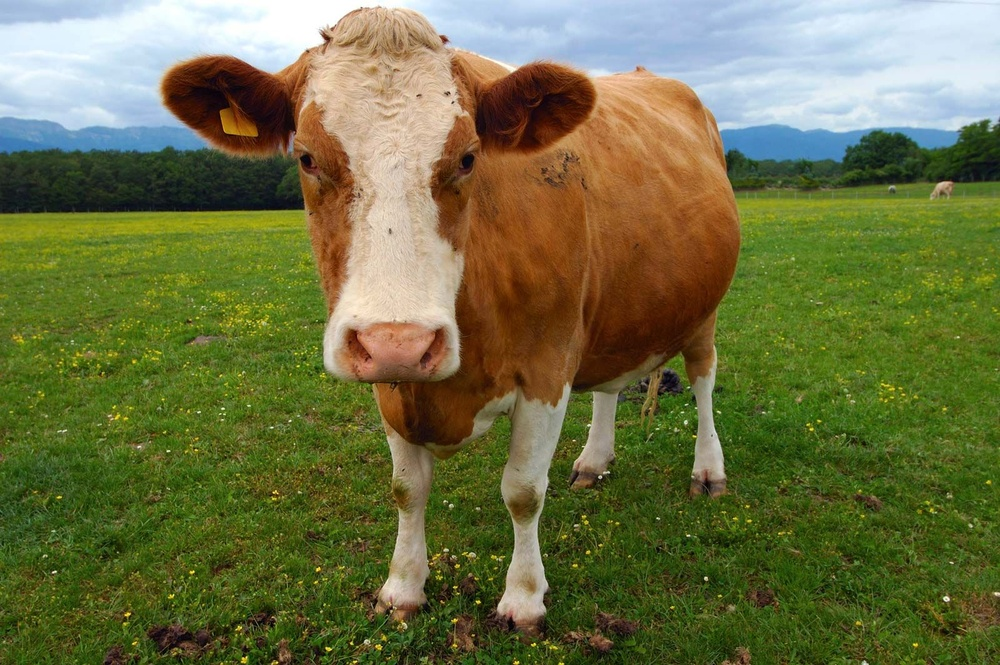
#> input picture lab_4/cow_images/000001.jpg, 1000 x 665 px, shrunk from 1600 x 1064 before the run
$ python lab4.py cow_images
#> lines starting #> are read from the running program, lines starting #| are printed output that depends on the picture
### lab_4/utils.py
from __future__ import annotations
from pathlib import Path
from typing import Tuple
from PIL import Image

def get_image_dimensions(image_path: str | Path) -> Tuple[int, int]:
    """Открывает изображение и возвращает его размеры.

    Args:
        image_path (str | Path): Путь к файлу изображения.

    Returns:
        Tuple[int, int]: (ширина, высота) в пикселях.
                         Возвращает (0, 0) при любой ошибке открытия.
    """
    try:
        with Image.open(image_path) as img:
#> img is the input picture: PIL image 1000x665 RGB; mean R, G, B 108.8, 112.4, 67.5
            return img.size
    except Exception as exc:
        print(f"[Ошибка] Не удалось открыть {image_path}: {exc}")
        return 0, 0

### lab_4/analyzer.py
from __future__ import annotations
import pandas as pd
from pathlib import Path
from typing import Optional
from utils import get_image_dimensions

def create_dataframe_from_folder(folder_path: str | Path) -> pd.DataFrame:
    """Создаёт DataFrame со всеми изображениями из указанной папки.

    Args:
        folder_path (str | Path): Путь к папке с изображениями.

    Returns:
        pd.DataFrame: Таблица с колонками:
            - filename
            - absolute_path
            - relative_path
            - width_px
            - height_px
            - aspect_ratio (width / height, округлено до 4 знаков)

    Raises:
        NotADirectoryError: Если указанный путь не является папкой.
    """
    folder = Path(folder_path).resolve()
    if not folder.is_dir():
        raise NotADirectoryError(f"Папка не найдена: {folder}")

    extensions = {
        '.jpg', '.jpeg', '.png', '.bmp', '.tiff',
        '.webp', '.gif', '.heic', '.avif'
    }

    records = []
    for file_path in folder.iterdir():
        if file_path.suffix.lower() in extensions and file_path.is_file():
            width, height = get_image_dimensions(file_path)
#> width = 1000; height = 665
            if width == 0 or height == 0:
                continue

            aspect_ratio = round(width / height, 4)
#> aspect_ratio = 1.5

            records.append({
                'filename': file_path.name,
                'absolute_path': str(file_path.absolute()),
                'relative_path': str(file_path.relative_to(Path.cwd())),
                'width_px': width,
                'height_px': height,
                'aspect_ratio': aspect_ratio
            })

    return pd.DataFrame(records)


# [10 lines left out: function create_dataframe_from_csv, not called in this run]


def sort_by_aspect_ratio(df: pd.DataFrame, ascending: bool = False) -> pd.DataFrame:
    """Сортирует DataFrame по отношению сторон.

    Args:
        df (pd.DataFrame): Исходный DataFrame.
        ascending (bool): True — по возрастанию, False — по убыванию.

    Returns:
        pd.DataFrame: Отсортированный DataFrame с новым индексом.
    """
    return df.sort_values(by='aspect_ratio', ascending=ascending).reset_index(drop=True)


def filter_by_aspect_ratio(
    df: pd.DataFrame,
    min_ratio: Optional[float] = None,
    max_ratio: Optional[float] = None
) -> pd.DataFrame:
    """Фильтрует изображения по диапазону отношения сторон.

    Args:
        df (pd.DataFrame): Исходный DataFrame.
        min_ratio (float | None): Минимальное значение aspect_ratio (включительно).
        max_ratio (float | None): Максимальное значение aspect_ratio (включительно).

    Returns:
        pd.DataFrame: Отфильтрованный DataFrame.
    """
    result = df.copy()
    if min_ratio is not None:
        result = result[result['aspect_ratio'] >= min_ratio]
    if max_ratio is not None:
        result = result[result['aspect_ratio'] <= max_ratio]
    return result.reset_index(drop=True)

### lab_4/plotter.py
from __future__ import annotations
import matplotlib.pyplot as plt
import pandas as pd

def plot_aspect_ratios(
    df_sorted: pd.DataFrame,
    save_path: str = "aspect_ratio_plot.png"
) -> None:
    """Строит и сохраняет график отношения сторон.

    Args:
        df_sorted (pd.DataFrame): Отсортированный по aspect_ratio DataFrame.
        save_path (str): Путь для сохранения графика.
    """
    ratios = df_sorted['aspect_ratio']
    x_labels = list(range(1, len(ratios) + 1))

    plt.figure(figsize=(14, 7))
    plt.plot(x_labels, ratios, 'o-', color='#2E86AB', markersize=6, linewidth=2,
             label='Отношение сторон (ширина / высота)')
    plt.fill_between(x_labels, ratios, alpha=0.1, color='#2E86AB')

    plt.title('Отношение сторон изображений\n(отсортировано по убыванию)',
              fontsize=16, pad=20)
    plt.xlabel('Номер изображения в отсортированном списке', fontsize=12)
    plt.ylabel('Отношение сторон (ширина / высота)', fontsize=12)
    plt.grid(True, linestyle='--', alpha=0.4)
    plt.legend()
    plt.tight_layout()
    plt.savefig(save_path, dpi=300, bbox_inches='tight')
    plt.show()

### lab_4/lab4.py
from __future__ import annotations
import argparse
import sys
from pathlib import Path
import pandas as pd

from analyzer import (
    create_dataframe_from_folder,
    create_dataframe_from_csv,
    sort_by_aspect_ratio,
    filter_by_aspect_ratio
)
from plotter import plot_aspect_ratios

def main() -> None:
    parser = argparse.ArgumentParser(
        description="Анализ отношения сторон изображений в папке"
    )
    parser.add_argument("folder", nargs="?", type=str, help="Путь к папке с изображениями")
    parser.add_argument("--csv", type=str, help="Загрузить готовый анализ из CSV")
    parser.add_argument(
        "--sort", choices=['asc', 'desc'], default='desc',
        help="Сортировка по aspect_ratio: asc — по возрастанию, desc — по убыванию"
    )
    parser.add_argument("--min", type=float, help="Минимальное отношение сторон")
    parser.add_argument("--max", type=float, help="Максимальное отношение сторон")

    args = parser.parse_args()

    try:
        if args.csv:
            if not Path(args.csv).exists():
                raise FileNotFoundError(f"CSV-файл не найден: {args.csv}")
            df = create_dataframe_from_csv(args.csv)
            print(f"Загружено из CSV: {len(df)} записей")
        elif args.folder:
            df = create_dataframe_from_folder(args.folder)
#> df = table of 2 rows and 6 columns
        else:
            parser.error("Укажите либо папку с изображениями, либо --csv файл")

        if df.empty:
            print("Предупреждение: DataFrame пустой — изображения не найдены.")
            sys.exit(1)

        print(f"Всего найдено изображений: {len(df)}")
#| Всего найдено изображений: 2
        print(df[['filename', 'width_px', 'height_px', 'aspect_ratio']].head(10))
#|      filename  width_px  height_px  aspect_ratio
#| 0  000001.jpg      1000        665        1.5038
#| 1  000002.jpg      1000        668        1.4970

        df_sorted = sort_by_aspect_ratio(df, ascending=(args.sort == 'asc'))
#> df_sorted = table of 2 rows and 6 columns
        df_final = filter_by_aspect_ratio(df_sorted, args.min, args.max)
#> df_final = table of 2 rows and 6 columns

        df_final.to_csv("images_analysis.csv", index=False, encoding='utf-8-sig')
        df_final.to_excel("images_analysis.xlsx", index=False)
        print(f"\nРезультаты сохранены ({len(df_final)} строк):")
#| Результаты сохранены (2 строк):

        plot_aspect_ratios(df_sorted)
#> in plot_aspect_ratios, `plt.savefig(save_path, dpi=300, bbox_inches='tight')`:
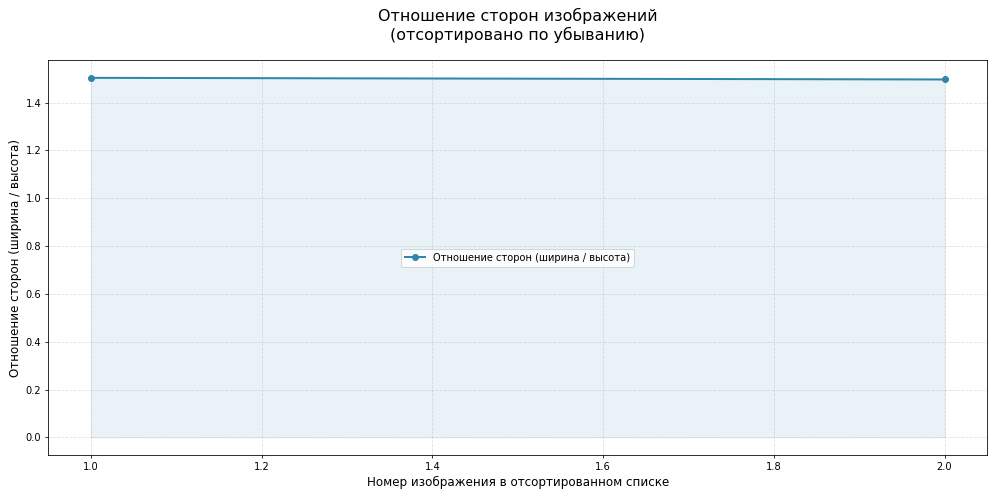
#> figure drawn by matplotlib, 1 panel

    except Exception as e:
        raise


if __name__ == "__main__":
    main()
